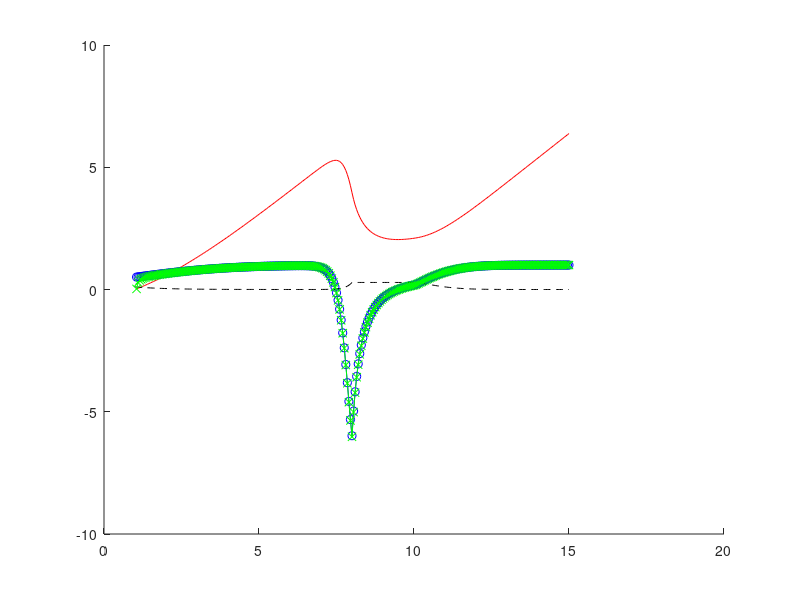
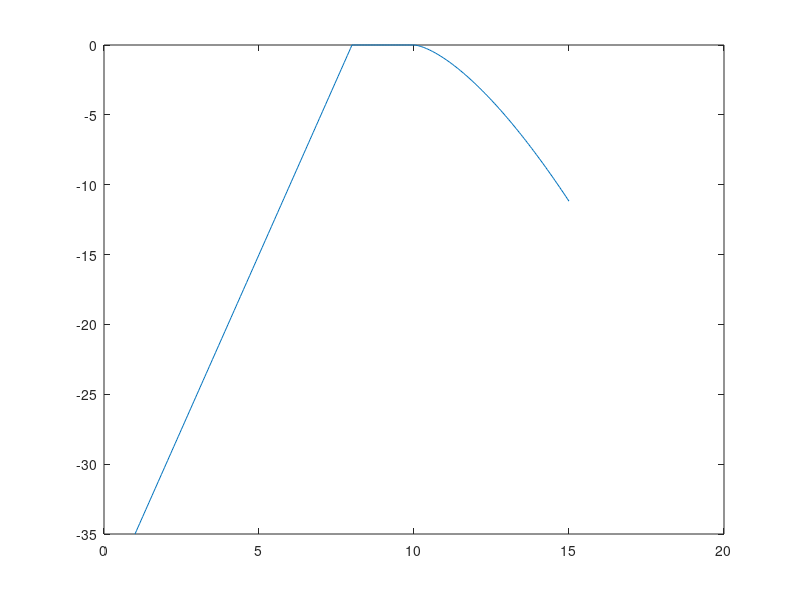

Write the MATLAB code that produced these figures, in order.
g1 = @(x) -(5*abs(x).*(x<0)+(x-2).^1.5.*(x>2))
shift = 8;
g = @(x) g1(x-shift);
xmax = 7+shift;
xmin = -7+shift;
f_un = @(x) (exp(g(x)) ).*(x>xmin).*(x<xmax) + exp(-abs(x));
al = integral(f_un,xmin,xmax);

f = @(x) f_un(x)/al;

xx = xmin:0.05:xmax;
figure(2)
plot(xx,g(xx))

mean = integral(@(x) x.*f(x),xmin,xmax);
m_p = @(t) integral(@(x) x.*f(x),t,xmax)/integral(f,t,xmax);
m_m = @(t) integral(@(x) x.*f(x),xmin,t)/integral(f,xmin,t);

obj1 = 0;
obj2 = 0;
dobj1 = 0
den = 0;
den2 = 0;
h = 0;
fx = 0;
for i = 1:length(xx)
    tau = xx(i);
    obj1(i) = m_p(tau)-tau;
    obj2(i) = tau-m_m(tau);
    dobj1(i) = 1 - integral(@(x) (tau-x).*f(x).*f(tau),xmin,tau)/integral(f,xmin,tau)^2;
    h(i) = integral(@(x) (x-tau).*f(x),xmin,tau);
    den(i) = integral(@(x) f(x),xmin,tau);
    den2(i) = sum(den)*(xx(2)-xx(1));
    fx(i) = 1 - f(tau)*den2(i)/(den(i)*den(i));
end

figure(1)
clf
hold on
%plot(xx,obj1,'b')
plot(xx,obj2,'r')
plot(xx,dobj1,'-ob')
%plot(xx,h,'-.k')
plot(xx,f(xx),'--k')
plot(xx,fx,'-xg')
%plot(xx,den,'--g')
%plot(xx,(obj1-obj2)/2,'g')


